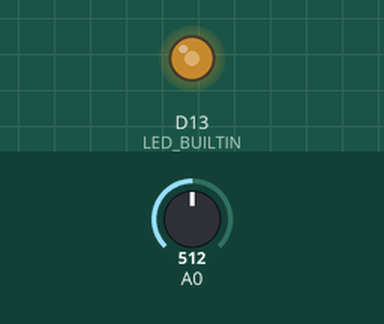
Simulated run of this sketch. Board: Arduino Zero (SAMD21). Shown: output pins drawn as LEDs (lit = HIGH). The inputs (shaded band) are chosen by the test bench; at power-on: A0 = 512 (analog values on the 0–1023 scale).

Above: at 1.2 s.
1.3 s: A0 set to 716
At 1.6 s:
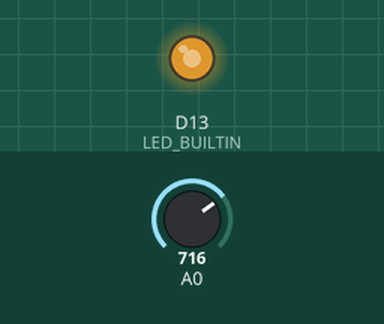
2.8 s: A0 set to 900
At 4.0 s:
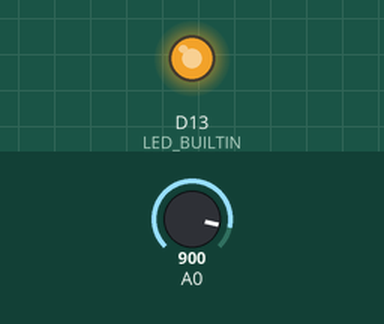
4.3 s: A0 set to 245
At 5.3 s:
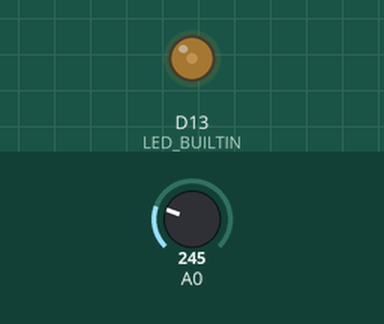
5.8 s: A0 set to 0
At 6.5 s:
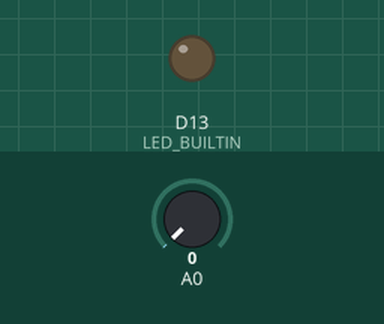
Timing chart, 0 to 8.3 s (numbered marks = the images above; inputs shaded):
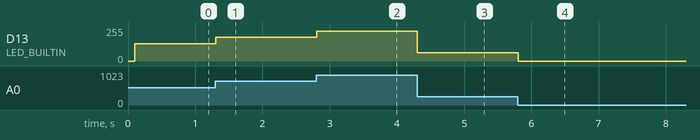

Measured:
- after the input at 1.3 s, D13 (LED_BUILTIN): 128/255 → 179/255 at once
- after the input at 2.8 s, D13 (LED_BUILTIN): 179/255 → 225/255 at once
- after the input at 4.3 s, D13 (LED_BUILTIN): 225/255 → 61/255 at once
- after the input at 5.8 s, D13 (LED_BUILTIN): 61/255 → 0/255 at once

The sketch:

Project4.ino
```cpp
const int MAX_8_INT = 255;
int brightness;
int fade_amount;
int pot;
int pot_scale;

void setup() {
  // put your setup code here, to run once:
brightness = 0;
fade_amount = 1;
analogReadResolution(12);
}

void loop() {
  // put your main code here, to run repeatedly:
analogWrite(LED_BUILTIN, pot_scale);
brightness = brightness + fade_amount;
if (brightness == 0 or brightness == MAX_8_INT)
{
fade_amount = -fade_amount;
}
delay(100);
pot = analogRead(A0);
pot_scale= pot / 16;

}
```
